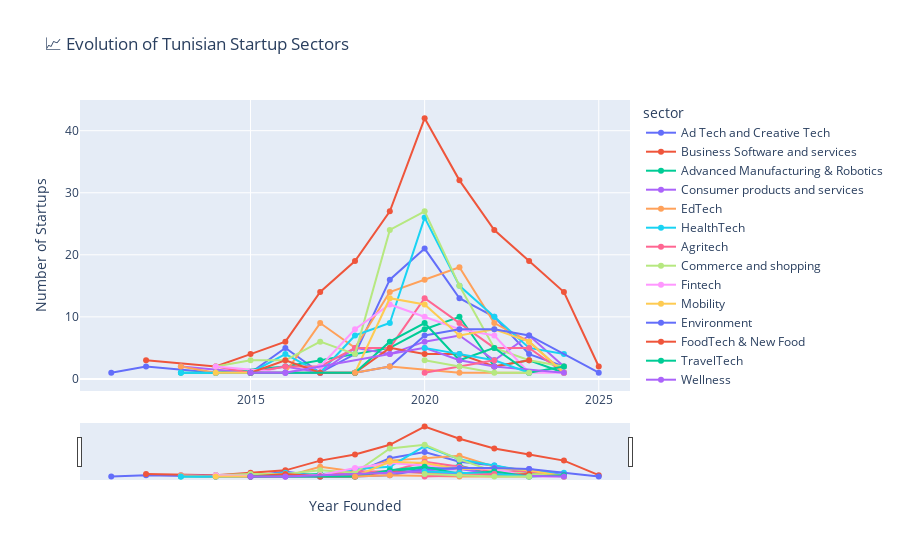

Write notebook code for a chart like this one.
### Code cell
# 7. Evolution Of Tunisian Startup Sectors
sector_evolution = df.groupby(['year_founded', 'sector']).size().reset_index(name='count')

# Create interactive line chart with time slider
fig = px.line(sector_evolution, 
              x='year_founded', 
              y='count', 
              color='sector',
              title='📈 Evolution of Tunisian Startup Sectors',
              labels={'year_founded': 'Year Founded', 'count': 'Number of Startups'},
              markers=True)

# Add the time range slider
fig.update_layout(
    xaxis=dict(
        rangeselector=dict(
            buttons=list([
                dict(count=1, label="1y", step="year", stepmode="backward"),
                dict(count=5, label="5y", step="year", stepmode="backward"),
                dict(step="all", label="All")
            ])
        ),
        rangeslider=dict(visible=True),
        type="linear"
    )
)

fig.show()

### Figure 1 — Plotly figure (JSON) as saved in the notebook; plotly's stock layout.template omitted (floating-point values rounded to 4 significant figures)
{"data": [{"hovertemplate": "sector=Ad Tech and Creative Tech<br>Year Founded=%{x}<br>Number of Startups=%{y}<extra></extra>", "legendgroup": "Ad Tech and Creative Tech", "line": {"color": "#636efa", "dash": "solid"}, "marker": {"symbol": "circle"}, "mode": "lines+markers", "name": "Ad Tech and Creative Tech", "orientation": "v", "showlegend": true, "type": "scatter", "x": [2011, 2012, 2014, 2015, 2016, 2017, 2018, 2019, 2020, 2021, 2022, 2023, 2024], "xaxis": "x", "y": [1, 2, 1, 1, 5, 1, 4, 16, 21, 13, 10, 4, 2], "yaxis": "y"}, {"hovertemplate": "sector=Business Software and services<br>Year Founded=%{x}<br>Number of Startups=%{y}<extra></extra>", "legendgroup": "Business Software and services", "line": {"color": "#EF553B", "dash": "solid"}, "marker": {"symbol": "circle"}, "mode": "lines+markers", "name": "Business Software and services", "orientation": "v", "showlegend": true, "type": "scatter", "x": [2012, 2014, 2015, 2016, 2017, 2018, 2019, 2020, 2021, 2022, 2023, 2024, 2025], "xaxis": "x", "y": [3, 2, 4, 6, 14, 19, 27, 42, 32, 24, 19, 14, 2], "yaxis": "y"}, {"hovertemplate": "sector=Advanced Manufacturing & Robotics<br>Year Founded=%{x}<br>Number of Startups=%{y}<extra></extra>", "legendgroup": "Advanced Manufacturing & Robotics", "line": {"color": "#00cc96", "dash": "solid"}, "marker": {"symbol": "circle"}, "mode": "lines+markers", "name": "Advanced Manufacturing & Robotics", "orientation": "v", "showlegend": true, "type": "scatter", "x": [2013, 2014, 2016, 2017, 2019, 2020, 2021, 2022, 2023, 2024], "xaxis": "x", "y": [1, 1, 2, 3, 5, 8, 10, 2, 3, 1], "yaxis": "y"}, {"hovertemplate": "sector=Consumer products and services<br>Year Founded=%{x}<br>Number of Startups=%{y}<extra></extra>", "legendgroup": "Consumer products and services", "line": {"color": "#ab63fa", "dash": "solid"}, "marker": {"symbol": "circle"}, "mode": "lines+markers", "name": "Consumer products and services", "orientation": "v", "showlegend": true, "type": "scatter", "x": [2013, 2015, 2016, 2017, 2018, 2019, 2020, 2021, 2022, 2023, 2024], "xaxis": "x", "y": [2, 1, 2, 1, 5, 4, 6, 7, 3, 7, 2], "yaxis": "y"}, {"hovertemplate": "sector=EdTech<br>Year Founded=%{x}<br>Number of Startups=%{y}<extra></extra>", "legendgroup": "EdTech", "line": {"color": "#FFA15A", "dash": "solid"}, "marker": {"symbol": "circle"}, "mode": "lines+markers", "name": "EdTech", "orientation": "v", "showlegend": true, "type": "scatter", "x": [2013, 2014, 2015, 2016, 2017, 2018, 2019, 2020, 2021, 2022, 2023, 2024], "xaxis": "x", "y": [2, 1, 1, 1, 9, 5, 14, 16, 18, 9, 6, 1], "yaxis": "y"}, {"hovertemplate": "sector=HealthTech<br>Year Founded=%{x}<br>Number of Startups=%{y}<extra></extra>", "legendgroup": "HealthTech", "line": {"color": "#19d3f3", "dash": "solid"}, "marker": {"symbol": "circle"}, "mode": "lines+markers", "name": "HealthTech", "orientation": "v", "showlegend": true, "type": "scatter", "x": [2013, 2014, 2015, 2016, 2017, 2018, 2019, 2020, 2021, 2022, 2023, 2024], "xaxis": "x", "y": [1, 1, 1, 4, 1, 7, 9, 26, 15, 10, 5, 4], "yaxis": "y"}, {"hovertemplate": "sector=Agritech<br>Year Founded=%{x}<br>Number of Startups=%{y}<extra></extra>", "legendgroup": "Agritech", "line": {"color": "#FF6692", "dash": "solid"}, "marker": {"symbol": "circle"}, "mode": "lines+markers", "name": "Agritech", "orientation": "v", "showlegend": true, "type": "scatter", "x": [2014, 2015, 2016, 2017, 2018, 2019, 2020, 2021, 2022, 2023, 2024], "xaxis": "x", "y": [2, 1, 2, 2, 5, 5, 13, 9, 5, 5, 1], "yaxis": "y"}, {"hovertemplate": "sector=Commerce and shopping<br>Year Founded=%{x}<br>Number of Startups=%{y}<extra></extra>", "legendgroup": "Commerce and shopping", "line": {"color": "#B6E880", "dash": "solid"}, "marker": {"symbol": "circle"}, "mode": "lines+markers", "name": "Commerce and shopping", "orientation": "v", "showlegend": true, "type": "scatter", "x": [2014, 2015, 2016, 2017, 2018, 2019, 2020, 2021, 2022, 2023, 2024], "xaxis": "x", "y": [2, 3, 3, 6, 4, 24, 27, 15, 5, 3, 2], "yaxis": "y"}, {"hovertemplate": "sector=Fintech<br>Year Founded=%{x}<br>Number of Startups=%{y}<extra></extra>", "legendgroup": "Fintech", "line": {"color": "#FF97FF", "dash": "solid"}, "marker": {"symbol": "circle"}, "mode": "lines+markers", "name": "Fintech", "orientation": "v", "showlegend": true, "type": "scatter", "x": [2014, 2016, 2017, 2018, 2019, 2020, 2021, 2022, 2023, 2024], "xaxis": "x", "y": [2, 1, 2, 8, 12, 10, 8, 7, 1, 1], "yaxis": "y"}, {"hovertemplate": "sector=Mobility<br>Year Founded=%{x}<br>Number of Startups=%{y}<extra></extra>", "legendgroup": "Mobility", "line": {"color": "#FECB52", "dash": "solid"}, "marker": {"symbol": "circle"}, "mode": "lines+markers", "name": "Mobility", "orientation": "v", "showlegend": true, "type": "scatter", "x": [2014, 2017, 2018, 2019, 2020, 2021, 2022, 2023, 2024], "xaxis": "x", "y": [1, 1, 1, 13, 12, 7, 8, 6, 1], "yaxis": "y"}, {"hovertemplate": "sector=Environment<br>Year Founded=%{x}<br>Number of Startups=%{y}<extra></extra>", "legendgroup": "Environment", "line": {"color": "#636efa", "dash": "solid"}, "marker": {"symbol": "circle"}, "mode": "lines+markers", "name": "Environment", "orientation": "v", "showlegend": true, "type": "scatter", "x": [2015, 2016, 2017, 2018, 2019, 2020, 2021, 2022, 2023, 2025], "xaxis": "x", "y": [1, 1, 1, 1, 2, 7, 8, 8, 7, 1], "yaxis": "y"}, {"hovertemplate": "sector=FoodTech & New Food<br>Year Founded=%{x}<br>Number of Startups=%{y}<extra></extra>", "legendgroup": "FoodTech & New Food", "line": {"color": "#EF553B", "dash": "solid"}, "marker": {"symbol": "circle"}, "mode": "lines+markers", "name": "FoodTech & New Food", "orientation": "v", "showlegend": true, "type": "scatter", "x": [2015, 2016, 2017, 2018, 2019, 2020, 2021, 2022, 2023], "xaxis": "x", "y": [1, 3, 1, 1, 5, 4, 4, 2, 3], "yaxis": "y"}, {"hovertemplate": "sector=TravelTech<br>Year Founded=%{x}<br>Number of Startups=%{y}<extra></extra>", "legendgroup": "TravelTech", "line": {"color": "#00cc96", "dash": "solid"}, "marker": {"symbol": "circle"}, "mode": "lines+markers", "name": "TravelTech", "orientation": "v", "showlegend": true, "type": "scatter", "x": [2015, 2018, 2019, 2020, 2021, 2022, 2023, 2024], "xaxis": "x", "y": [1, 1, 6, 9, 3, 5, 1, 2], "yaxis": "y"}, {"hovertemplate": "sector=Wellness<br>Year Founded=%{x}<br>Number of Startups=%{y}<extra></extra>", "legendgroup": "Wellness", "line": {"color": "#ab63fa", "dash": "solid"}, "marker": {"symbol": "circle"}, "mode": "lines+markers", "name": "Wellness", "orientation": "v", "showlegend": true, "type": "scatter", "x": [2015, 2016, 2019, 2020, 2021, 2022, 2024], "xaxis": "x", "y": [1, 1, 4, 5, 3, 2, 1], "yaxis": "y"}, {"hovertemplate": "sector=Social Business<br>Year Founded=%{x}<br>Number of Startups=%{y}<extra></extra>", "legendgroup": "Social Business", "line": {"color": "#FFA15A", "dash": "solid"}, "marker": {"symbol": "circle"}, "mode": "lines+markers", "name": "Social Business", "orientation": "v", "showlegend": true, "type": "scatter", "x": [2018, 2019, 2021, 2023], "xaxis": "x", "y": [1, 2, 1, 1], "yaxis": "y"}, {"hovertemplate": "sector=Communication services<br>Year Founded=%{x}<br>Number of Startups=%{y}<extra></extra>", "legendgroup": "Communication services", "line": {"color": "#19d3f3", "dash": "solid"}, "marker": {"symbol": "circle"}, "mode": "lines+markers", "name": "Communication services", "orientation": "v", "showlegend": true, "type": "scatter", "x": [2020, 2021, 2022, 2023], "xaxis": "x", "y": [5, 4, 3, 1], "yaxis": "y"}, {"hovertemplate": "sector=Real Estate Tech<br>Year Founded=%{x}<br>Number of Startups=%{y}<extra></extra>", "legendgroup": "Real Estate Tech", "line": {"color": "#FF6692", "dash": "solid"}, "marker": {"symbol": "circle"}, "mode": "lines+markers", "name": "Real Estate Tech", "orientation": "v", "showlegend": true, "type": "scatter", "x": [2020, 2021, 2022], "xaxis": "x", "y": [1, 2, 3], "yaxis": "y"}, {"hovertemplate": "sector=Security<br>Year Founded=%{x}<br>Number of Startups=%{y}<extra></extra>", "legendgroup": "Security", "line": {"color": "#B6E880", "dash": "solid"}, "marker": {"symbol": "circle"}, "mode": "lines+markers", "name": "Security", "orientation": "v", "showlegend": true, "type": "scatter", "x": [2020, 2021, 2022, 2023], "xaxis": "x", "y": [3, 2, 1, 1], "yaxis": "y"}], "layout": {"legend": {"title": {"text": "sector"}, "tracegroupgap": 0}, "title": {"text": "📈 Evolution of Tunisian Startup Sectors"}, "xaxis": {"anchor": "y", "domain": [0, 1], "rangeselector": {"buttons": [{"count": 1, "label": "1y", "step": "year", "stepmode": "backward"}, {"count": 5, "label": "5y", "step": "year", "stepmode": "backward"}, {"label": "All", "step": "all"}]}, "rangeslider": {"visible": true}, "title": {"text": "Year Founded"}, "type": "linear"}, "yaxis": {"anchor": "x", "domain": [0, 1], "title": {"text": "Number of Startups"}}}}
